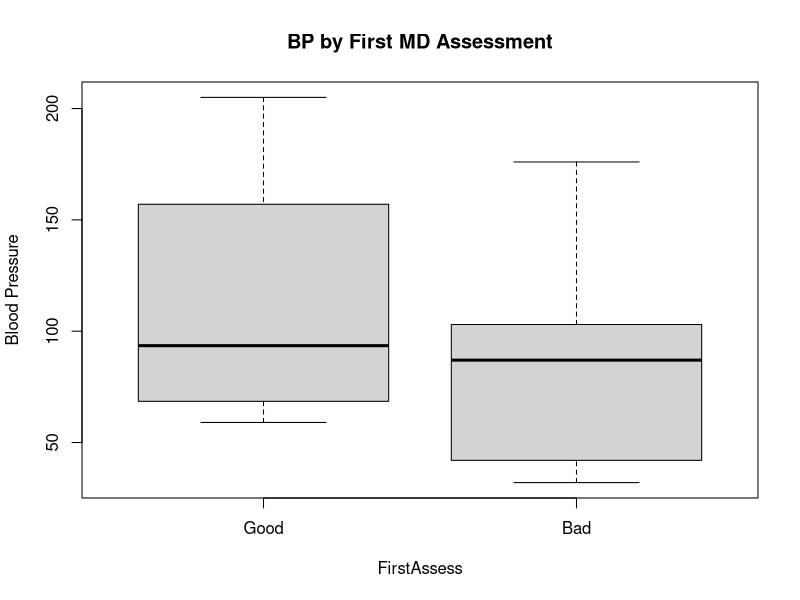
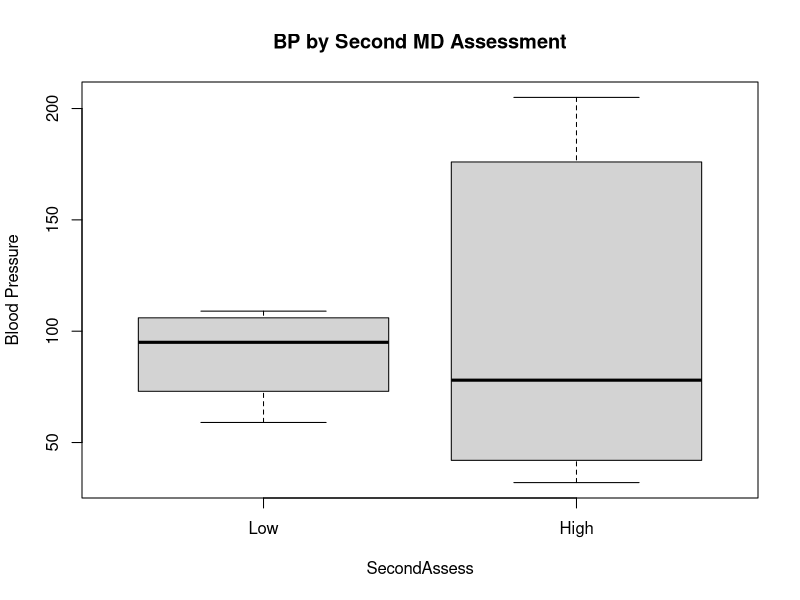
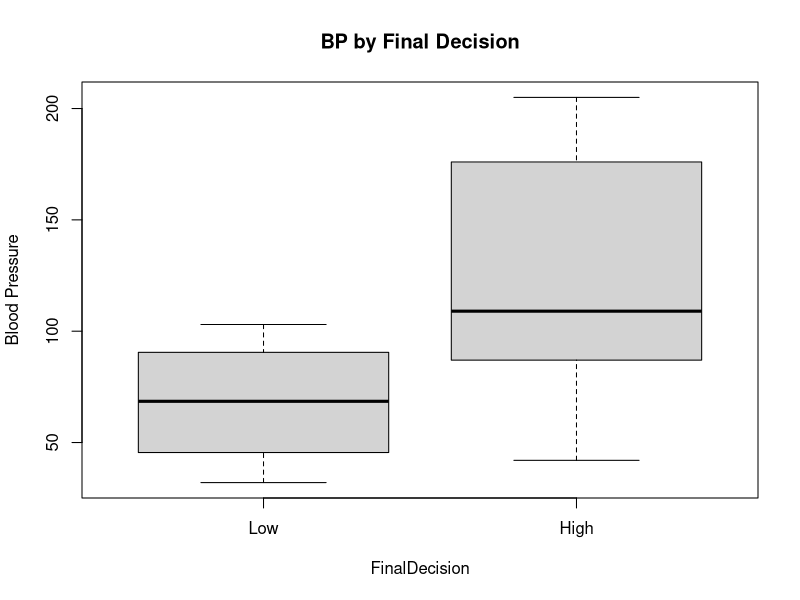
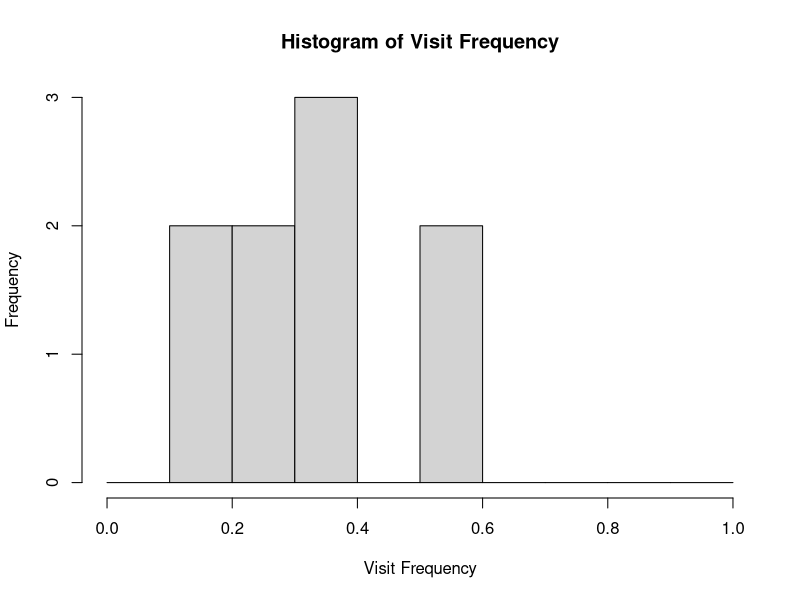
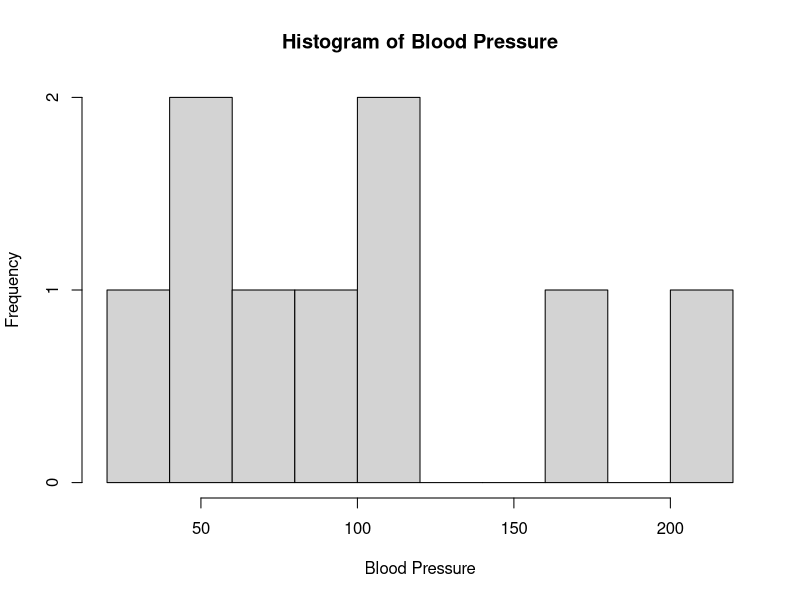
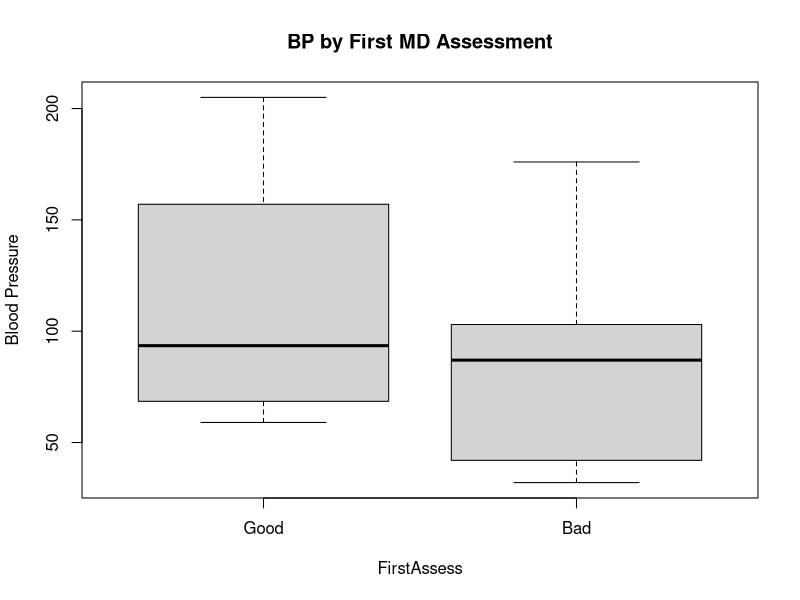
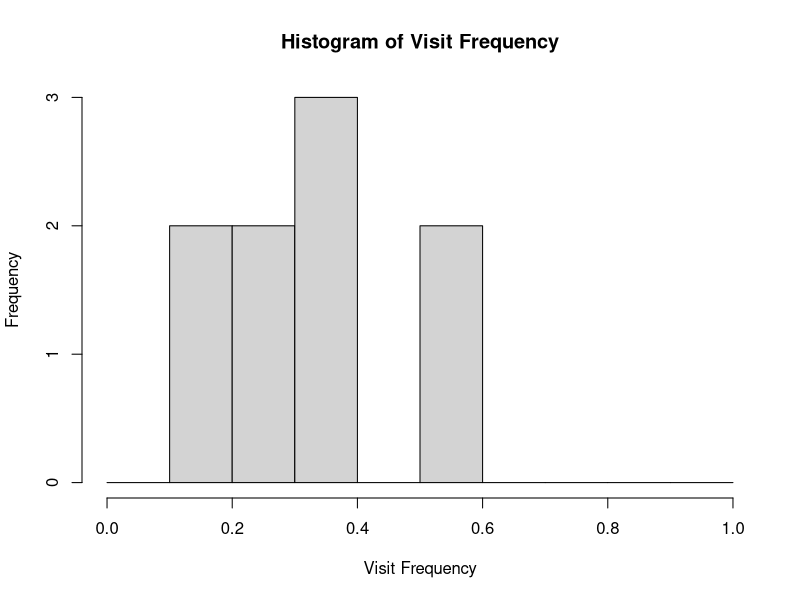

The R source for these figures, in order:
# Define vectors
Frequency     <- c(0.6, 0.3, 0.4, 0.4, 0.2, 0.6, 0.3, 0.4, 0.9, 0.2)
BloodPressure <- c(103, 87, 32, 42, 59, 109, 78, 205, 135, 176)
FirstAssess   <- c(1, 1, 1, 1, 0, 0, 0, 0, NA, 1)    # bad=1, good=0
SecondAssess  <- c(0, 0, 1, 1, 0, 0, 1, 1, 1, 1)    # low=0, high=1
FinalDecision <- c(0, 1, 0, 1, 0, 1, 0, 1, 1, 1)    # low=0, high=1

# Create data frame
df_hosp <- data.frame(
  Frequency, BloodPressure, FirstAssess,
  SecondAssess, FinalDecision, stringsAsFactors = FALSE
)

# Inspect and handle missing values
summary(df_hosp)
df_hosp <- na.omit(df_hosp)

# BP by First MD Assessment
boxplot(
  BloodPressure ~ FirstAssess,
  data = df_hosp,
  names = c("Good","Bad"),
  ylab = "Blood Pressure",
  main = "BP by First MD Assessment"
)

# BP by Second MD Assessment
boxplot(
  BloodPressure ~ SecondAssess,
  data = df_hosp,
  names = c("Low","High"),
  ylab = "Blood Pressure",
  main = "BP by Second MD Assessment"
)

# BP by Final Decision
boxplot(
  BloodPressure ~ FinalDecision,
  data = df_hosp,
  names = c("Low","High"),
  ylab = "Blood Pressure",
  main = "BP by Final Decision"
)

png("boxplot_firstAssess.png")
boxplot(BloodPressure ~ FirstAssess, data=df_hosp, names=c("Good","Bad"),
        ylab="Blood Pressure", main="BP by First MD Assessment")
dev.off()

# Histogram of Frequency
hist(
  df_hosp$Frequency,
  breaks = seq(0, 1, by = 0.1),
  xlab = "Visit Frequency",
  main = "Histogram of Visit Frequency"
)

# Histogram of Blood Pressure
hist(
  df_hosp$BloodPressure,
  breaks = 8,
  xlab = "Blood Pressure",
  main = "Histogram of Blood Pressure"
)


png("hist_frequency.png")
hist(df_hosp$Frequency, breaks=seq(0,1,0.1), xlab="Visit Frequency",
     main="Histogram of Visit Frequency")
dev.off()


